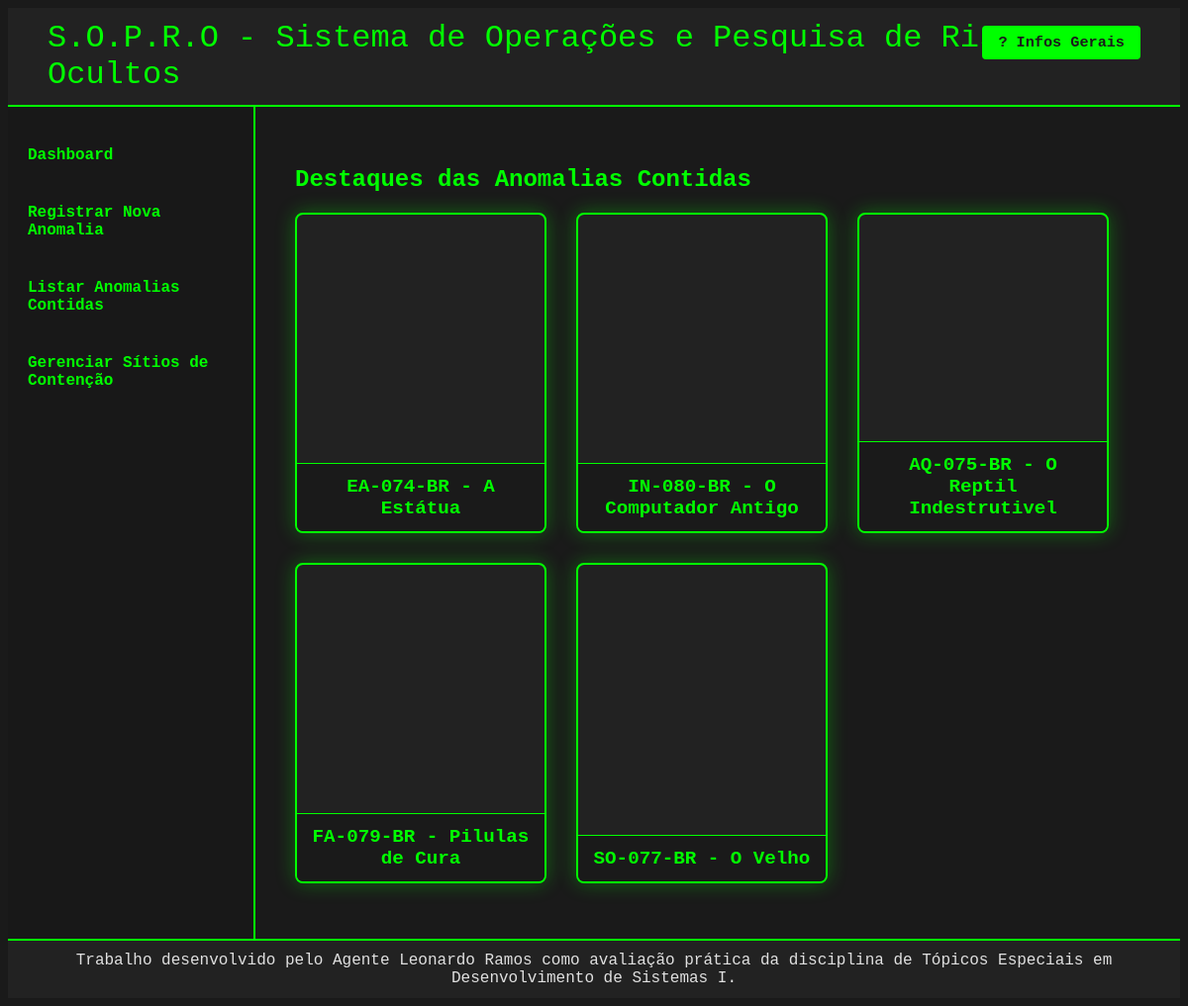
The page / on the database its author committed.
### tables this page shows
CREATE TABLE anomalias (
    id INT PRIMARY KEY AUTO_INCREMENT,
    designacao VARCHAR(50) UNIQUE NOT NULL,
    apelido VARCHAR(100) NOT NULL,
    classe_risco VARCHAR(50) NOT NULL,
    descricao TEXT NOT NULL,
    procedimentos_contencao TEXT NOT NULL,
    arquivo_imagem VARCHAR(255) NOT NULL,
    id_sitio INT NOT NULL,
    FOREIGN KEY (id_sitio) REFERENCES sitios(id) ON DELETE CASCADE
);

### includes/funcoes.php (called while the page is built, shortened)
<?php
function conectar() {
    $conn = mysqli_connect(DB_HOST, DB_USER, DB_PASS, DB_NAME);
    return $conn;
}
function listar_anomalias() {
    $conn = conectar();
    $sql = "SELECT a.*, s.nome AS nome_sitio FROM anomalias a JOIN sitios s ON a.id_sitio = s.id ORDER BY a.designacao";
    $result = mysqli_query($conn, $sql);
    $anomalias = [];
    while ($row = mysqli_fetch_assoc($result)) {
        $anomalias[] = $row;
    }
    return $anomalias;
}
?>

### index.php (the view, shortened to what this page needs)
<?php
require_once 'includes/funcoes.php';
?>
<!DOCTYPE html>
<html lang="pt-br">
<head>
    <link rel="stylesheet" href="css/style.css">
</head>
<body>
    <?php include 'includes/header.php'; ?>
    <?php include 'includes/menu.php'; ?>
    <main>
        <h2>Destaques das Anomalias Contidas</h2>
        <section class="destaques">
            <?php
            $anomalias = listar_anomalias();
            shuffle($anomalias);
            foreach (array_slice($anomalias, 0, 5) as $anomalia): ?>
                <div class="card-anomalia">
                    <div class="imagem" style="background-image: url('uploads/<?php echo htmlspecialchars($anomalia['arquivo_imagem']); ?>'); filter: grayscale(100%);"></div>
                    <div class="titulo"><?php echo htmlspecialchars($anomalia['designacao']); ?> - <?php echo htmlspecialchars($anomalia['apelido']); ?></div>
                </div>
            <?php endforeach; ?>
        </section>
    </main>
    <?php include 'includes/footer.php'; ?>
</body>
</html>

### css/style.css (style rules this page uses)
body { min-width: 1080px; min-height: 900px; background: #1a1a1a; color: #00ff00; font-family: 'Fira Code', 'Source Code Pro', monospace; display: grid; grid-template-areas: "header header" "menu main" "footer footer"; grid-template-columns: 250px 1fr; grid-template-rows: 100px 1fr 60px; height: 100vh; }
main { grid-area: main; padding: 40px; background: #1a1a1a; overflow-y: auto; }
.destaques { display: flex; flex-wrap: wrap; gap: 30px; }
.card-anomalia { background: #222; border: 2px solid #00ff00; border-radius: 8px; width: 250px; height: 320px; display: flex; flex-direction: column; justify-content: flex-end; position: relative; overflow: hidden; box-shadow: 0 0 20px #00ff0055; }
.card-anomalia .imagem { position: absolute; top: 0; left: 0; right: 0; bottom: 0; background-size: cover; background-position: center; opacity: 0.3; z-index: 1; }
.card-anomalia .titulo { position: relative; z-index: 2; background: #1a1a1aee; color: #00ff00; font-size: 1.2rem; padding: 12px; text-align: center; font-weight: bold; border-top: 1px solid #00ff00; }

### rows shown on the page
anomalias: designacao "EA-074-BR", apelido "A Estátua"
anomalias: designacao "IN-080-BR", apelido "O Computador Antigo"
anomalias: designacao "AQ-075-BR", apelido "O Reptil Indestrutivel"
anomalias: designacao "FA-079-BR", apelido "Pilulas de Cura"
anomalias: designacao "SO-077-BR", apelido "O Velho"
